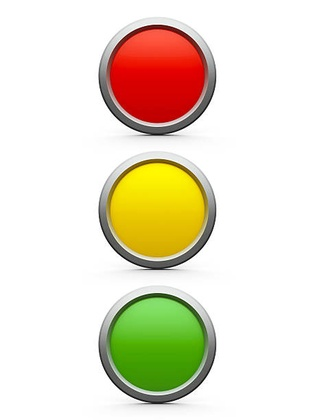
%> input picture test1.jpg, 315 x 420 px, shrunk from 459 x 612 before the run
$ octave 12_TestRobertEdgeDetectors.m   (GNU Octave 9; MATLAB toolbox functions it lacks are replaced by stand-ins)
%> lines starting %> are read from the running program, lines starting %| are printed output that depends on the picture
%> the answer given: test1.jpg
%> further down, img is the input picture: size 420x315x3 uint8; mean R, G, B 232.6, 225, 205
### GrayScale.m
function ToGrayScale = GrayScale(img,exp)
%> called with exp = 'basic'

varsize = size(img);
%> varsize = [420 315 3]
newimg = double(img);

ToGrayScale = zeros(varsize(1),varsize(2));

for i = 1:varsize(1)
  for j = 1:varsize(2)
    switch(exp)
      case{'basic','Basic'}
        ToGrayScale(i,j) = (img(i,j,1)+img(i,j,2)+img(i,j,3))/3;

      case{'luminance','Luminance'}
        ToGrayScale(i,j) = (0.30*(img(i,j,1)))+(0.59*(img(i,j,2)))+(0.11*(img(i,j,3)));

      case{'desaturation','Desaturation'}
        ToGrayScale(i,j) = ((max(img(i,j,:)))+(min(img(i,j,:))))/2;
      otherwise
        warning('No conversion methods')

    end
  endfor
endfor
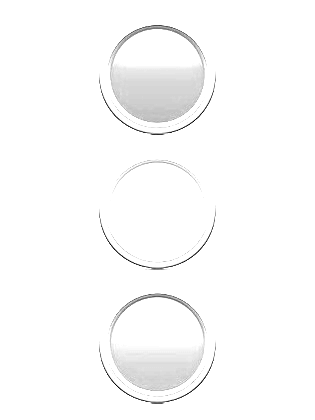
%> ToGrayScale: size 420x315 double; min 0, max 85, mean 83.7; drawn with min black and max white

  ToGrayScale = uint16(round(ToGrayScale));
%> ToGrayScale: size 420x315 uint16

endfunction

### RobertEdgeDetectors.m
function EdgeDetector = RobertEdgeDetectors(img)
varsize = size(img);
%> varsize = [420 315]
imgz = double(img);
Gx = zeros(varsize(1),varsize(2));
Gy = zeros(varsize(1),varsize(2));

for i = 1+1:varsize(1)-1;
  for j = 1+1:varsize(2)-1;
      Gx(i,j) = ((imgz(i-1,j-1))...
                +(imgz(i+1,j-1)*0)...
                +(imgz(i-1,j+1)*0)...
                +(imgz(i+1,j+1)*-1));

      Gy(i,j) = ((imgz(i-1,j-1)*0)...
                +(imgz(i+1,j-1))...
                +(imgz(i-1,j+1)*-1)...
                +(imgz(i+1,j+1)*0));

      G(i,j) = sqrt((Gx(i,j)^2)+(Gy(i,j)^2));
  endfor
endfor
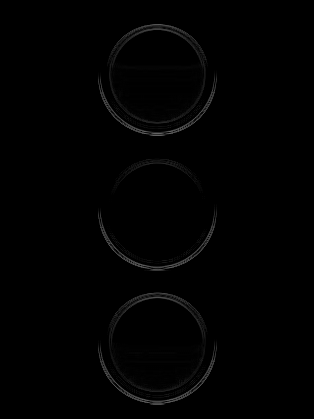
%> G: size 419x314 double; min 0, max 100.1, mean 1.6
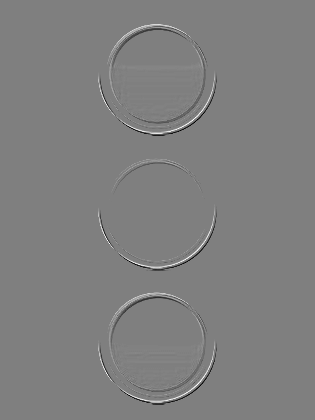
%> Gx: size 420x315 double; min -85, max 85, mean 0; drawn with min black and max white
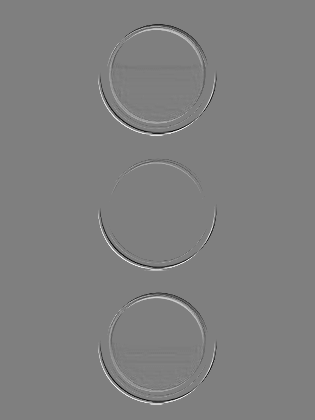
%> Gy: size 420x315 double; min -85, max 85, mean 0; mean of the top-left, top-right, bottom-left and bottom-right quarters 0.1, -0.1, 0.1, -0.1; drawn with min black and max white

EdgeDetector = uint16(round(G));

endfunction

### 12_TestRobertEdgeDetectors.m
clear all , clc

[file,fpath] = uigetfile({"*.jpg;*.png","Choose the image"});

img = imread ([fpath,file]);
img = GrayScale(img,'basic');

edgeDetection = RobertEdgeDetectors(img);

subplot(1,2,1)
imshow(img);
title('Original');

subplot(1,2,2)
imshow(edgeDetection);
title('RobertEdgeDetectorsedgeDetection');
